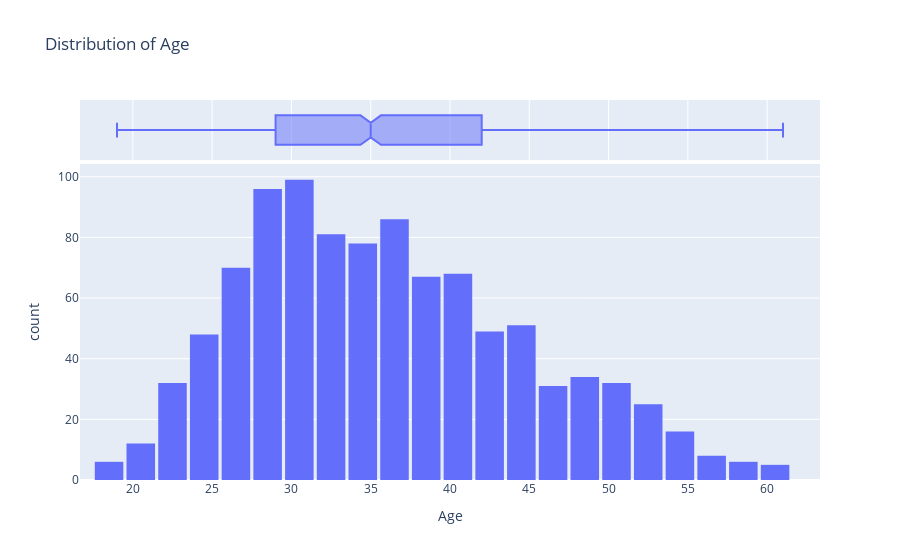

The cell this chart's notebook holds for it:
### Markdown cell above
### Making the plot interactive to capture better insights faster

### Code cell
import plotly.express as px
df = px.data.tips()
fig = px.histogram(ad_data, x="Age", nbins=30, title="Distribution of Age", marginal="box")
fig.update_layout(bargap=0.1)
fig.show()

### Figure 1 — Plotly figure (JSON) as saved in the notebook; plotly's stock layout.template omitted (floating-point values rounded to 4 significant figures; data arrays with more than 128 entries replaced by an {"elided": "..."} marker saying what was removed)
{"data": [{"alignmentgroup": "True", "bingroup": "x", "hovertemplate": "Age=%{x}<br>count=%{y}<extra></extra>", "legendgroup": "", "marker": {"color": "#636efa", "pattern": {"shape": ""}}, "name": "", "nbinsx": 30, "offsetgroup": "", "orientation": "v", "showlegend": false, "type": "histogram", "x": {"elided": "1000 int values"}, "xaxis": "x", "yaxis": "y"}, {"alignmentgroup": "True", "hovertemplate": "Age=%{x}<extra></extra>", "legendgroup": "", "marker": {"color": "#636efa"}, "name": "", "notched": true, "offsetgroup": "", "showlegend": false, "type": "box", "x": {"elided": "1000 int values"}, "xaxis": "x2", "yaxis": "y2"}], "layout": {"bargap": 0.1, "barmode": "relative", "legend": {"tracegroupgap": 0}, "title": {"text": "Distribution of Age"}, "xaxis": {"anchor": "y", "domain": [0, 1], "title": {"text": "Age"}}, "xaxis2": {"anchor": "y2", "domain": [0, 1], "matches": "x", "showgrid": true, "showticklabels": false}, "yaxis": {"anchor": "x", "domain": [0, 0.8316], "title": {"text": "count"}}, "yaxis2": {"anchor": "x2", "domain": [0.8416, 1], "matches": "y2", "showgrid": false, "showline": false, "showticklabels": false, "ticks": ""}}}
